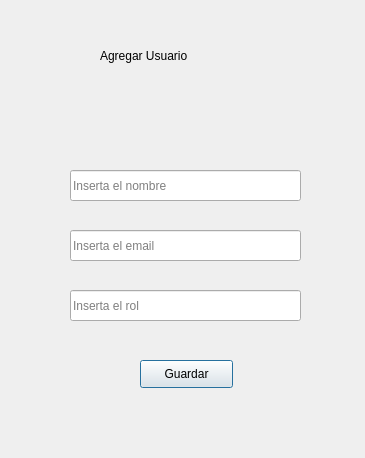
<?xml version="1.0" encoding="UTF-8"?>
<ui version="4.0">
 <class>AgregarUsuarioDialog</class>
 <widget class="QDialog" name="AgregarUsuarioDialog">
  <property name="geometry">
   <rect>
    <x>0</x>
    <y>0</y>
    <width>365</width>
    <height>458</height>
   </rect>
  </property>
  <property name="windowTitle">
   <string>Agregar Usuario</string>
  </property>
  <widget class="QLabel" name="lblTitulo">
   <property name="geometry">
    <rect>
     <x>100</x>
     <y>20</y>
     <width>221</width>
     <height>71</height>
    </rect>
   </property>
   <property name="styleSheet">
    <string notr="true">font: 75 16pt &quot;MS Shell Dlg 2&quot;;</string>
   </property>
   <property name="text">
    <string>Agregar Usuario</string>
   </property>
  </widget>
  <widget class="QLineEdit" name="le_Nombre">
   <property name="geometry">
    <rect>
     <x>70</x>
     <y>170</y>
     <width>231</width>
     <height>31</height>
    </rect>
   </property>
   <property name="placeholderText">
    <string>Inserta el nombre</string>
   </property>
  </widget>
  <widget class="QLineEdit" name="le_Email">
   <property name="geometry">
    <rect>
     <x>70</x>
     <y>230</y>
     <width>231</width>
     <height>31</height>
    </rect>
   </property>
   <property name="placeholderText">
    <string>Inserta el email</string>
   </property>
  </widget>
  <widget class="QLineEdit" name="le_Rol">
   <property name="geometry">
    <rect>
     <x>70</x>
     <y>290</y>
     <width>231</width>
     <height>31</height>
    </rect>
   </property>
   <property name="placeholderText">
    <string>Inserta el rol</string>
   </property>
  </widget>
  <widget class="QPushButton" name="btnAddUsuario">
   <property name="geometry">
    <rect>
     <x>140</x>
     <y>360</y>
     <width>93</width>
     <height>28</height>
    </rect>
   </property>
   <property name="text">
    <string>Guardar</string>
   </property>
  </widget>
 </widget>
 <resources/>
 <connections/>
</ui>
